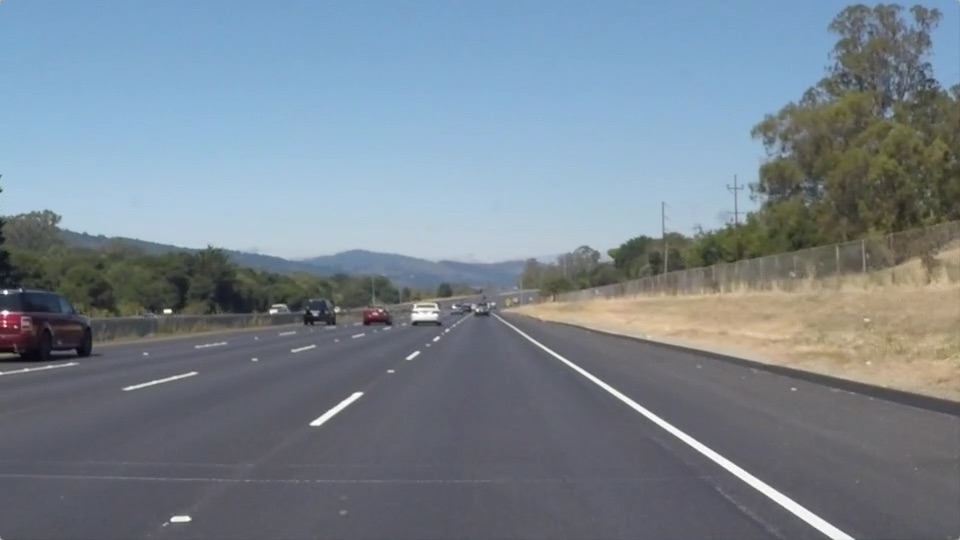
#> input picture Term1/CarND-LaneLines-P1/test_images/solidWhiteRight.jpg, 960 x 540 px
$ jupyter execute --allow-errors P1.ipynb   (shell and % lines are left out)
#> lines starting #> are read from the running program, lines starting #| are printed output that depends on the picture; after the words box and inside, x2 and y2 are one past the last pixel; in counts of white or black regions, pixels touching at a corner belong together
# Self-Driving Car Engineer Nanodegree

## Project: **Finding Lane Lines on the Road**
***
In this project, you will use the tools you learned about in the lesson to identify lane lines on the road.  You can develop your pipeline on a series of individual images, and later apply the result to a video stream (really just a series of images). Check out the video clip "raw-lines-example.mp4" (also contained in this repository) to see what the output should look like after using the helper functions below.

Once you have a result that looks roughly like "raw-lines-example.mp4", you'll need to get creative and try to average and/or extrapolate the line segments you've detected to map out the full extent of the lane lines.  You can see an example of the result you're going for in the video "P1_example.mp4".  Ultimately, you would like to draw just one line for the left side of the lane, and one for the right.

In addition to implementing code, there is a brief writeup to complete. The writeup should be completed in a separate file, which can be either a markdown file or a pdf document. There is a [write up template](https://github.com/udacity/CarND-LaneLines-P1/blob/master/writeup_template.md) that can be used to guide the writing process. Completing both the code in the Ipython notebook and the writeup template will cover all of the [rubric points](https://review.udacity.com/#!/rubrics/322/view) for this project.

---
Let's have a look at our first image called 'test_images/solidWhiteRight.jpg'.  Run the 2 cells below (hit Shift-Enter or the "play" button above) to display the image.

**Note: If, at any point, you encounter frozen display windows or other confounding issues, you can always start again with a clean slate by going to the "Kernel" menu above and selecting "Restart & Clear Output".**

---

**The tools you have are color selection, region of interest selection, grayscaling, Gaussian smoothing, Canny Edge Detection and Hough Tranform line detection.  You  are also free to explore and try other techniques that were not presented in the lesson.  Your goal is piece together a pipeline to detect the line segments in the image, then average/extrapolate them and draw them onto the image for display (as below).  Once you have a working pipeline, try it out on the video stream below.**

---

<figure>

 <figcaption>
 <p></p>
 <p style="text-align: center;"> Your output should look something like this (above) after detecting line segments using the helper functions below </p>
 </figcaption>
</figure>
 <p></p>
<figure>

 <figcaption>
 <p></p>
 <p style="text-align: center;"> Your goal is to connect/average/extrapolate line segments to get output like this</p>
 </figcaption>
</figure>

**Run the cell below to import some packages.  If you get an `import error` for a package you've already installed, try changing your kernel (select the Kernel menu above --> Change Kernel).  Still have problems?  Try relaunching Jupyter Notebook from the terminal prompt.  Also, consult the forums for more troubleshooting tips.**

## Import Packages

[cell 1]
#importing some useful packages
import matplotlib.pyplot as plt
import matplotlib.image as mpimg
import numpy as np
import cv2

## Read in an Image

[cell 2]
#reading in an image
image = mpimg.imread('test_images/solidWhiteRight.jpg')
#> image is the input picture: shape (540, 960, 3); mean R, G, B 120.3, 132.6, 143.7

#printing out some stats and plotting
print('This image is:', type(image), 'with dimensions:', image.shape)
#| This image is: <class 'numpy.ndarray'> with dimensions: (540, 960, 3)
plt.imshow(image)  # if you wanted to show a single color channel image called 'gray', for example, call as plt.imshow(gray, cmap='gray')

## Ideas for Lane Detection Pipeline

**Some OpenCV functions (beyond those introduced in the lesson) that might be useful for this project are:**

`cv2.inRange()` for color selection
`cv2.fillPoly()` for regions selection
`cv2.line()` to draw lines on an image given endpoints
`cv2.addWeighted()` to coadd / overlay two images
`cv2.cvtColor()` to grayscale or change color
`cv2.imwrite()` to output images to file
`cv2.bitwise_and()` to apply a mask to an image

**Check out the OpenCV documentation to learn about these and discover even more awesome functionality!**

## Helper Functions

Below are some helper functions to help get you started. They should look familiar from the lesson!

[cell 3]
import math

def grayscale(img):
    """Applies the Grayscale transform
    This will return an image with only one color channel
    but NOTE: to see the returned image as grayscale
    (assuming your grayscaled image is called 'gray')
    you should call plt.imshow(gray, cmap='gray')"""
    #return cv2.cvtColor(img, cv2.COLOR_BGR2HSV)
    return cv2.cvtColor(img, cv2.COLOR_RGB2GRAY)

def canny(img, low_threshold, high_threshold):
    """Applies the Canny transform"""
    return cv2.Canny(img, low_threshold, high_threshold)

def gaussian_noise(img, kernel_size):
    """Applies a Gaussian Noise kernel"""
    return cv2.GaussianBlur(img, (kernel_size, kernel_size), 0)

# [20 lines left out: functions auto_canny, susan, not called in this run]


def gaussian_blur(img, kernel_size):
    """Applies a Gaussian Noise kernel"""
    return cv2.GaussianBlur(img, (kernel_size, kernel_size), 0)

def region_of_interest(img, vertices):
    """
    Applies an image mask.

    Only keeps the region of the image defined by the polygon
    formed from `vertices`. The rest of the image is set to black.
    """
    #defining a blank mask to start with
    mask = np.zeros_like(img)

    #defining a 3 channel or 1 channel color to fill the mask with depending on the input image
    if len(img.shape) > 2:
        channel_count = img.shape[2]  # i.e. 3 or 4 depending on your image
        ignore_mask_color = (255,) * channel_count
    else:
        ignore_mask_color = 255

    #filling pixels inside the polygon defined by "vertices" with the fill color
    cv2.fillPoly(mask, vertices, ignore_mask_color)

    #returning the image only where mask pixels are nonzero
    masked_image = cv2.bitwise_and(img, mask)
    return masked_image


def compute_slope(x1, y1, x2, y2):
    """Compute slope of the straight line"""
    return ( (y2-y1) / (x2-x1) )


def draw_lines(img, lines, isChallenge=False, color=[255, 0, 0], thickness=10):
    """
    NOTE: this is the function you might want to use as a starting point once you want to
    average/extrapolate the line segments you detect to map out the full
    extent of the lane (going from the result shown in raw-lines-example.mp4
    to that shown in P1_example.mp4).

    Think about things like separating line segments by their
    slope ((y2-y1)/(x2-x1)) to decide which segments are part of the left
    line vs. the right line.  Then, you can average the position of each of
    the lines and extrapolate to the top_coord and bottom of the lane.

    This function draws `lines` with `color` and `thickness`.
    Lines are drawn on the image inplace (mutates the image).
    If you want to make the lines semi-transparent, think about combining
    this function with the weighted_img() function below
    """

    # Top coordinate varies for the challenge video
    if isChallenge:
        top_coord = 350
    else:
        top_coord = 320

    # Bottom coordinate fixed for all videos
    bottom_coord = 550

    # Line coordinates left and right
    x1_coord_left = []
    x1_coord_right = []

    y1_coord_left = []
    y1_coord_right = []

    x2_coord_left = []
    x2_coord_right = []

    y2_coord_left = []
    y2_coord_right = []


    for line in lines:

        # Fetch the coordinates for the lines
        for x1,y1,x2,y2 in line:
            slope = compute_slope(x1,y1,x2,y2)

            # Negative slope => left side
            if slope < 0:
                # Ignore slope between 30 and 45 degrees
                if slope > -.5 or slope < -.8:
                    continue
                x1_coord_left.append(x1)
                y1_coord_left.append(y1)
                x2_coord_left.append(x2)
                y2_coord_left.append(y2)
            else:
                # Positive slope => right side
                # Ignore slope between 30 and 45 degrees
                if slope < .5 or slope > .8:
                    continue
                x1_coord_right.append(x1)
                y1_coord_right.append(y1)
                x2_coord_right.append(x2)
                y2_coord_right.append(y2)

    try:
        # Try with median as well
        avg_right_x1 = int(np.mean(x1_coord_right))
        avg_right_y1 = int(np.mean(y1_coord_right))
        avg_right_x2 = int(np.mean(x2_coord_right))
        avg_right_y2 = int(np.mean(y2_coord_right))
        right_slope = compute_slope(avg_right_x1,avg_right_y1,avg_right_x2,avg_right_y2)

        right_y1 = top_coord
        right_x1 = int(avg_right_x1 + (right_y1 - avg_right_y1) / right_slope)
        right_y2 = bottom_coord
        right_x2 = int(avg_right_x1 + (right_y2 - avg_right_y1) / right_slope)
        cv2.line(img, (right_x1, right_y1), (right_x2, right_y2), color, thickness)

    except ValueError:
        # To circumvent the error "ValueError: cannot convert float NaN to integer"
        pass

    try:
        avg_left_x1 = int(np.mean(x1_coord_left))
        avg_left_y1 = int(np.mean(y1_coord_left))
        avg_left_x2 = int(np.mean(x2_coord_left))
        avg_left_y2 = int(np.mean(y2_coord_left))
        left_slope = compute_slope(avg_left_x1,avg_left_y1,avg_left_x2,avg_left_y2)

        left_y1 = top_coord
        left_x1 = int(avg_left_x1 + (left_y1 - avg_left_y1) / left_slope)
        left_y2 = bottom_coord
        left_x2 = int(avg_left_x1 + (left_y2 - avg_left_y1) / left_slope)
        cv2.line(img, (left_x1, left_y1), (left_x2, left_y2), color, thickness)
    except ValueError:
        # To circumvent the error "ValueError: cannot convert float NaN to integer"
        pass


def hough_lines(img, rho, theta, threshold, min_line_len, max_line_gap, isChallenge=False):
    """
    `img` should be the output of a Canny transform.

    Returns an image with hough lines drawn.
    """
    lines = cv2.HoughLinesP(img, rho, theta, threshold, np.array([]), minLineLength=min_line_len, maxLineGap=max_line_gap)
    # Make a RGB shape of the correct dimensions
    shape = (img.shape[0], img.shape[1], 3)
    line_img = np.zeros(shape, dtype=np.uint8)
    draw_lines(line_img, lines, isChallenge)

    return line_img, lines

# Python 3 has support for cool math symbols.

def weighted_img(img, initial_img, α=0.8, β=1., λ=0.):
    """
    `img` is the output of the hough_lines(), An image with lines drawn on it.
    Should be a blank image (all black) with lines drawn on it.

    `initial_img` should be the image before any processing.

    The result image is computed as follows:

    initial_img * α + img * β + λ
    NOTE: initial_img and img must be the same shape!
    """
    #img = np.uint8(img)
    #if len(img.shape) is 2:
    #    img = np.dstack((img, np.zeros_like(img), np.zeros_like(img)))
    return cv2.addWeighted(initial_img, α, img, β, λ)

## Test Images

Build your pipeline to work on the images in the directory "test_images"
**You should make sure your pipeline works well on these images before you try the videos.**

[cell 4]
import os
test_images = os.listdir("test_images/")
test_images

## Build a Lane Finding Pipeline

Build the pipeline and run your solution on all test_images. Make copies into the `test_images_output` directory, and you can use the images in your writeup report.

Try tuning the various parameters, especially the low and high Canny thresholds as well as the Hough lines parameters.

[cell 5]
# TODO: Build your pipeline that will draw lane lines on the test_images
# then save them to the test_images_output directory.

for image in test_images:

    # you should return the final output (image with lines are drawn on lanes)
    img = mpimg.imread('test_images/' + image)
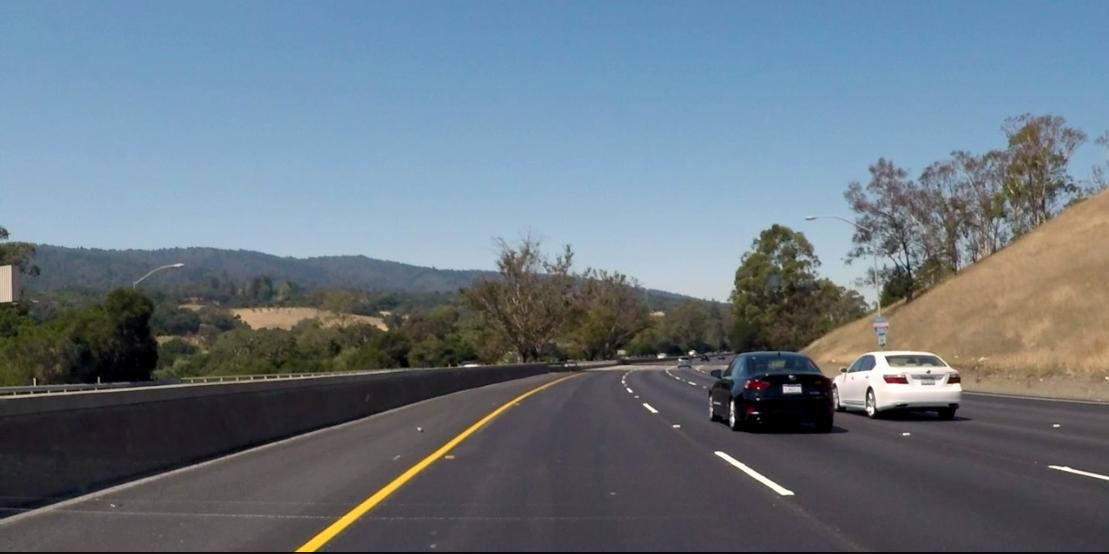
#> input picture Term1/CarND-LaneLines-P1/test_images/image02.jpg, 1109 x 554 px
#> img is the input picture: shape (554, 1109, 3); mean R, G, B 105, 118, 128.6
    img = cv2.resize(img, (960, 540))
#> img: shape (540, 960, 3)
    gray_image = grayscale(img)
#> in grayscale, `return cv2.cvtColor(img, cv2.COLOR_RGB2GRAY)`:
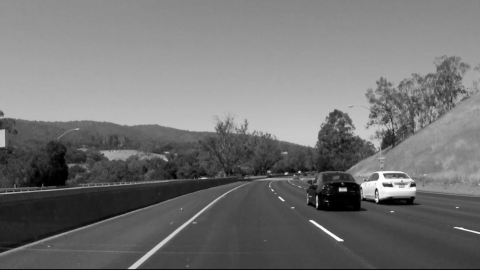
#> returned value: shape (540, 960) (shown at 1/2 size); min 0, max 255, mean 115.2
    gaussian_gray_image = gaussian_noise(gray_image, 5)
    edges = canny(gaussian_gray_image, 50,150)
#> in canny, `return cv2.Canny(img, low_threshold, high_threshold)`:
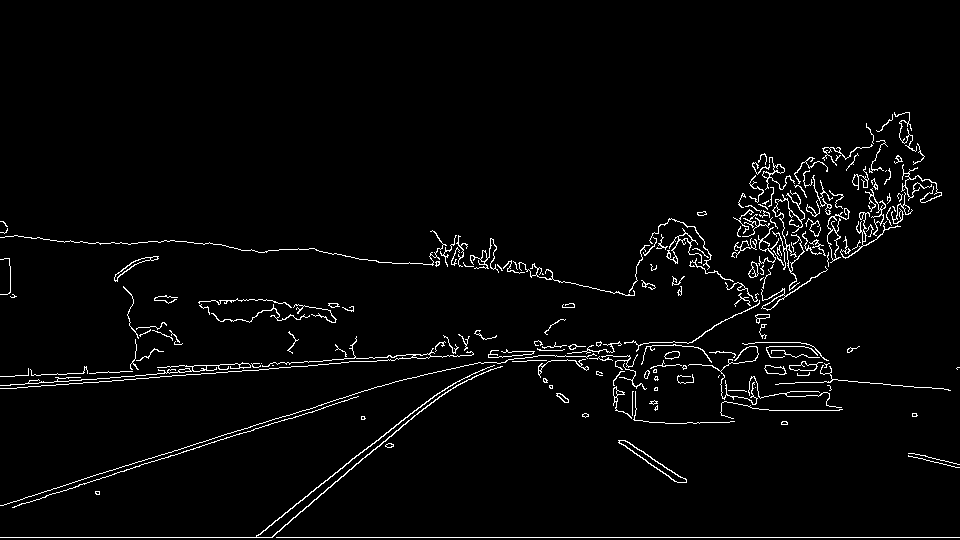
#> returned value: shape (540, 960); 2.9% white in thin lines or dots, all inside (x1, y1, x2, y2) = (0, 112, 960, 538)
    #edges = auto_canny(gaussian_gray_image)
    #edges = susan(gaussian_gray_image)
    imshape = img.shape

    vertices = np.array([[(0,imshape[0]),(350, 300), (450, 300), (imshape[1],imshape[0])]], dtype=np.int32)
    masked = region_of_interest(edges, vertices)
#> in region_of_interest, `cv2.fillPoly(mask, vertices, ignore_mask_color)`:
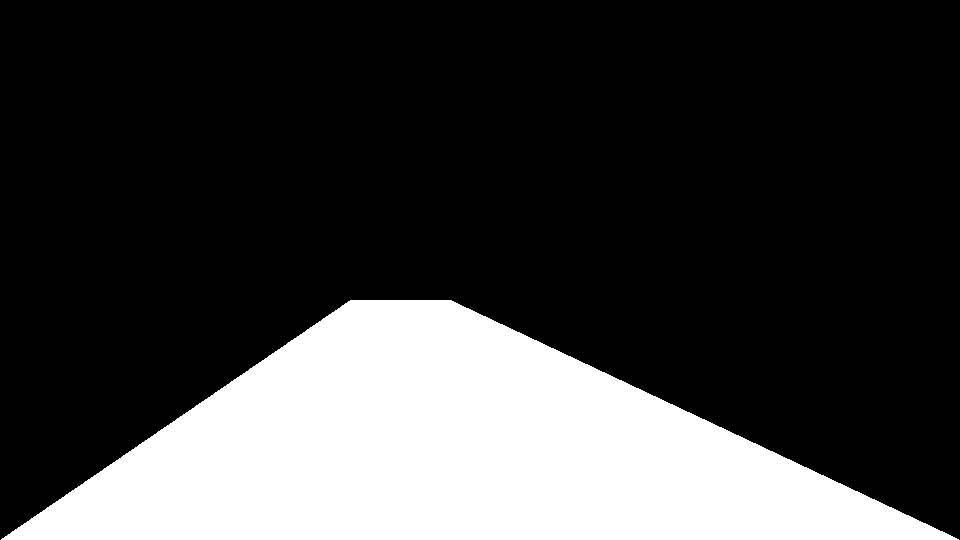
#> mask: shape (540, 960); 24.6% white; 1 white region, box (x1, y1, x2, y2) and area: (1, 300, 959, 540) 127270
#> in region_of_interest, `masked_image = cv2.bitwise_and(img, mask)`:
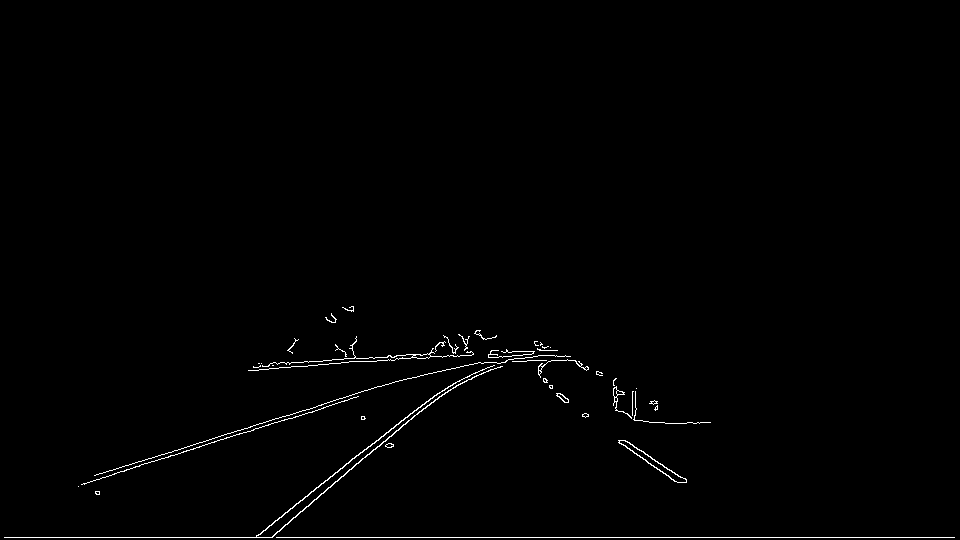
#> masked_image: shape (540, 960); 0.81% white in thin lines or dots, all inside (x1, y1, x2, y2) = (4, 306, 955, 538)

    rho = 2            #distance resolution in pixels of the Hough grid
    theta = np.pi/180  #angular resolution in radians of the Hough grid
    threshold = 20     #minimum number of votes (intersections in Hough grid cell)
    min_line_len = 25  #minimum number of pixels making up a line
    max_line_gap = 10  #maximum gap in pixels between connectable line segments
    line_image,_ = hough_lines(masked, rho, theta, threshold, min_line_len, max_line_gap, True)
#> in hough_lines, `lines = cv2.HoughLinesP(img, rho, theta, threshold, np.array([]), minL..`: lines = 44 rows, first 6: [4, 537, 954, 537], [348, 470, 439, 396], [78, 486, 288, 418], [527, 360, 567, 359], [248, 370, 340, 363], [151, 458, 282, 416]
#> the loop in draw_lines, `for line in lines:` made 44 passes
#> after the loop in draw_lines, `for line in lines:`: x1_coord_left = [477, 370, 427]; x1_coord_right = [543, 619, 643, 641, 562, 568, 540, 567]; x2_coord_left = [514, 434, 461]; x2_coord_right = [568, 648, 686, 672, 600, 601, 568, 596]; y1_coord_left = [372, 446, 401]; y1_coord_right = [381, 440, 451, 450, 356, 356, 377, 356]; y2_coord_left = [351, 395, 379]; y2_coord_right = [400, 463, 481, 472, 375, 373, 399, 371]
#> in draw_lines, `avg_right_x1 = int(np.mean(x1_coord_right))`: avg_right_x1 = 585
#> in draw_lines, `avg_right_y1 = int(np.mean(y1_coord_right))`: avg_right_y1 = 395
#> in draw_lines, `avg_right_x2 = int(np.mean(x2_coord_right))`: avg_right_x2 = 617
#> in draw_lines, `avg_right_y2 = int(np.mean(y2_coord_right))`: avg_right_y2 = 416
#> in draw_lines, `right_slope = compute_slope(avg_right_x1,avg_right_y1,avg_right_x2,avg..`: right_slope = 0.656
#> in draw_lines, `right_x1 = int(avg_right_x1 + (right_y1 - avg_right_y1) / right_slope)`: right_x1 = 516
#> in draw_lines, `right_x2 = int(avg_right_x1 + (right_y2 - avg_right_y1) / right_slope)`: right_x2 = 821
#> in draw_lines, `cv2.line(img, (right_x1, right_y1), (right_x2, right_y2), color, thick..`:
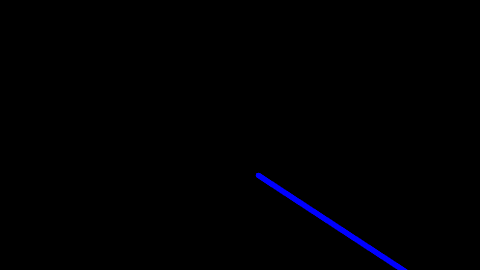
#> img: shape (540, 960, 3) (shown at 1/2 size); mean of channels 0, 1, 2 1.9, 0, 0; drawn as B, G, R
#> in draw_lines, `avg_left_x1 = int(np.mean(x1_coord_left))`: avg_left_x1 = 424
#> in draw_lines, `avg_left_y1 = int(np.mean(y1_coord_left))`: avg_left_y1 = 406
#> in draw_lines, `avg_left_x2 = int(np.mean(x2_coord_left))`: avg_left_x2 = 469
#> in draw_lines, `avg_left_y2 = int(np.mean(y2_coord_left))`: avg_left_y2 = 375
#> in draw_lines, `left_slope = compute_slope(avg_left_x1,avg_left_y1,avg_left_x2,avg_lef..`: left_slope = -0.689
#> in draw_lines, `left_x1 = int(avg_left_x1 + (left_y1 - avg_left_y1) / left_slope)`: left_x1 = 505
#> in draw_lines, `left_x2 = int(avg_left_x1 + (left_y2 - avg_left_y1) / left_slope)`: left_x2 = 214
#> in draw_lines, `cv2.line(img, (left_x1, left_y1), (left_x2, left_y2), color, thickness)`:
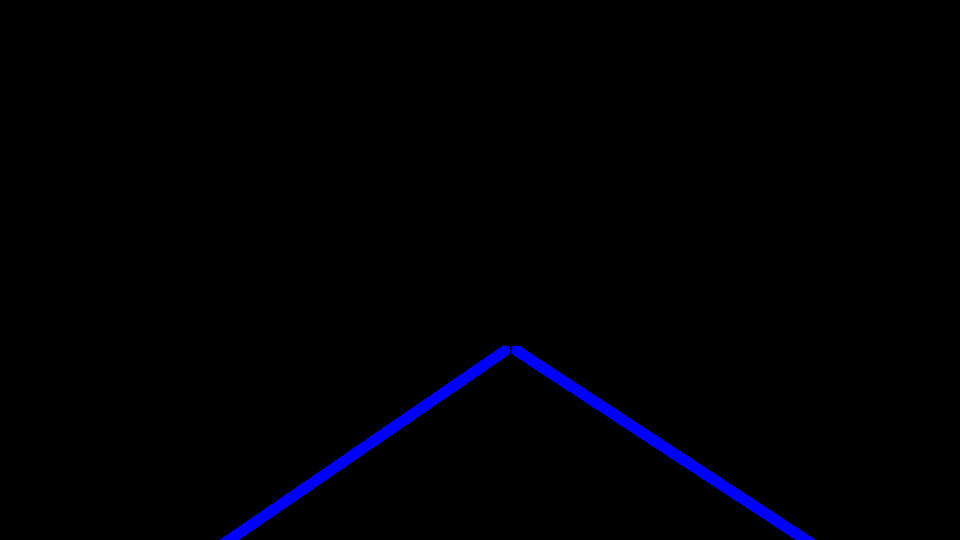
#> img: shape (540, 960, 3); 0.72% of pixels changed, all inside (x1, y1, x2, y2) = (220, 345, 511, 540); drawn as B, G, R

    output_img = weighted_img(line_image, img)
#> in weighted_img, `return cv2.addWeighted(initial_img, α, img, β, λ)`:
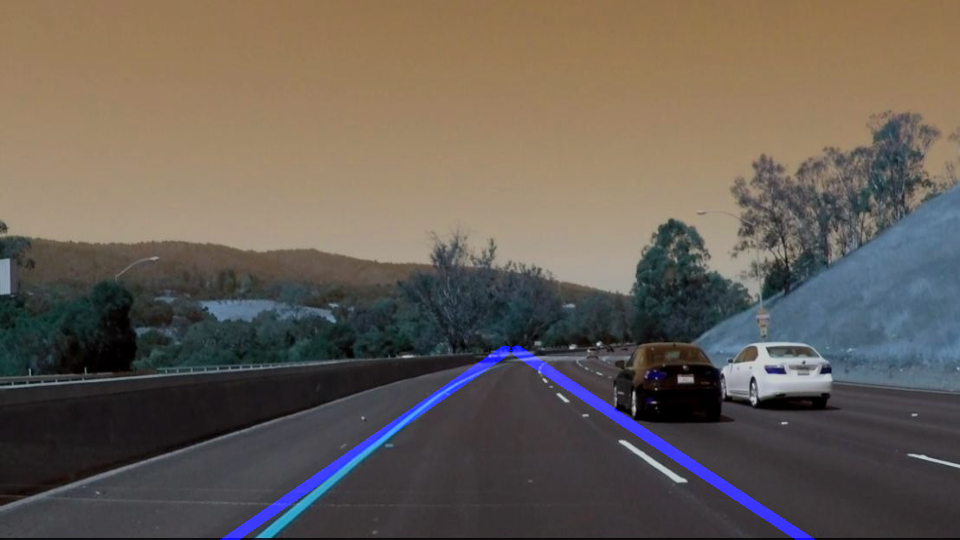
#> returned value: shape (540, 960, 3); mean of channels 0, 1, 2 86.6, 94.3, 102.8; drawn as B, G, R
    fig = plt.figure(figsize=(10, 10))

    plt.subplot(1,2,1)
    plt.imshow(output_img)
    full_file_name = "test_images_output/" + "auto" + image
    output_img = cv2.cvtColor(output_img, cv2.COLOR_BGR2RGB)
    cv2.imwrite(full_file_name, output_img)

    plt.subplot(1,2,2)
    plt.imshow(img)
# [8 lines of commented-out code are left out]
